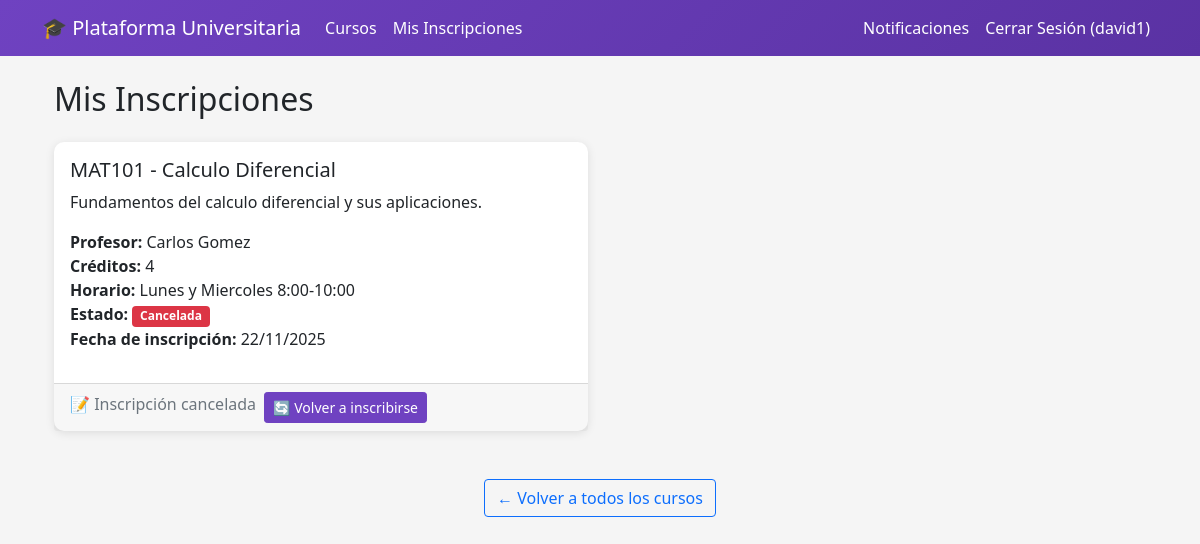
The page /my-enrollments/ (signed in) on the database its author committed.
### core/models.py (models this page shows, shortened)
class Enrollment(models.Model):
    STATUS_CHOICES = [
        ('pending', 'Pendiente'),
        ('confirmed', 'Confirmada'),
        ('cancelled', 'Cancelada'),
        ('completed', 'Completada'),
    ]
    student = models.ForeignKey(User, on_delete=models.CASCADE)
    course = models.ForeignKey(Course, on_delete=models.CASCADE)
    status = models.CharField(max_length=20, choices=STATUS_CHOICES, default='pending')
    created_at = models.DateTimeField(auto_now_add=True)
    updated_at = models.DateTimeField(auto_now=True)
    class Meta:
        unique_together = ['student', 'course']

class Course(models.Model):
    code = models.CharField(max_length=20, unique=True)
    name = models.CharField(max_length=200)
    credits = models.IntegerField()
    professor = models.ForeignKey(User, on_delete=models.CASCADE, limit_choices_to={'profile__role': 'professor'})
    schedule = models.CharField(max_length=100)
    capacity = models.IntegerField()
    available_spots = models.IntegerField()
    description = models.TextField(blank=True)
    is_active = models.BooleanField(default=True)
    created_at = models.DateTimeField(auto_now_add=True)
    updated_at = models.DateTimeField(auto_now=True)

### core/views.py (the view)
# urls.py: path('my-enrollments/', views.my_enrollments, name='my_enrollments'),
@login_required
def my_enrollments(request):
    if not hasattr(request.user, 'profile') or request.user.profile.role != 'student':
        messages.error(request, 'Solo los estudiantes pueden ver sus inscripciones.')
        return redirect('course_list')
    enrollments = Enrollment.objects.filter(student=request.user).select_related('course')
    context = {
        'enrollments': enrollments,
    }
    return render(request, 'core/my_enrollments.html', context)

### core/templates/core/my_enrollments.html (shortened to what this page needs)
{% extends 'core/base.html' %}
{% block content %}
<div class="container">
    <h2 class="mb-4">Mis Inscripciones</h2>
    {% if enrollments %}
    <div class="row">
        {% for enrollment in enrollments %}
        <div class="col-md-6 mb-4">
            <div class="card h-100">
                <div class="card-body">
                    <h5 class="card-title">{{ enrollment.course.code }} - {{ enrollment.course.name }}</h5>
                    <p class="card-text">{{ enrollment.course.description|truncatewords:15 }}</p>
                    <ul class="list-unstyled">
                        <li><strong>Profesor:</strong> {{ enrollment.course.professor.get_full_name }}</li>
                        <li><strong>Créditos:</strong> {{ enrollment.course.credits }}</li>
                        <li><strong>Horario:</strong> {{ enrollment.course.schedule }}</li>
                        <li><strong>Estado:</strong>
                            <span class="badge
                                {% if enrollment.status == 'confirmed' %}bg-success
                                {% elif enrollment.status == 'pending' %}bg-warning
                                {% else %}bg-danger{% endif %}">
                                {{ enrollment.get_status_display }}
                            </span>
                        </li>
                        <li><strong>Fecha de inscripción:</strong> {{ enrollment.created_at|date:"d/m/Y" }}</li>
                    </ul>
                </div>
                <div class="card-footer">
                    <div class="d-flex gap-2 flex-wrap">
                        {% if enrollment.status == 'pending' %}
                            <a href="{% url 'payment_page' enrollment.id %}" class="btn btn-success btn-sm">💳 Pagar</a>
                            <form method="post" action="{% url 'cancel_enrollment' enrollment.id %}" class="d-inline">
                                {% csrf_token %}
                                <button type="submit" class="btn btn-danger btn-sm"
                                        onclick="return confirm('¿Estás seguro de cancelar esta inscripción?')">
                                    ❌ Cancelar
                                </button>
                            </form>
                        {% else %}
                            <span class="text-muted">📝 Inscripción cancelada</span>
                            <a href="{% url 'course_detail' enrollment.course.id %}" class="btn btn-primary btn-sm">
                                🔄 Volver a inscribirse
                            </a>
                        {% endif %}
                    </div>
                </div>
            </div>
        </div>
        {% endfor %}
    </div>
    {% else %}
    <div class="alert alert-info text-center">
        <h4>📚 No tienes inscripciones</h4>
        <p class="mb-3">Explora nuestros cursos disponibles y realiza tu primera inscripción.</p>
        <a href="{% url 'course_list' %}" class="btn btn-primary btn-lg">Ver Cursos Disponibles</a>
    </div>
    {% endif %}
    <div class="mt-4 text-center">
        <a href="{% url 'course_list' %}" class="btn btn-outline-primary">
            ← Volver a todos los cursos
        </a>
    </div>
</div>
{% endblock %}

### core/templates/core/base.html (shortened to what this page needs)
<!DOCTYPE html>
<html lang="es">
<head>
    <link href="https://cdn.jsdelivr.net/npm/bootstrap@5.1.3/dist/css/bootstrap.min.css" rel="stylesheet">
</head>
<body>
    <nav class="navbar navbar-expand-lg navbar-dark">
        <div class="container">
            <a class="navbar-brand" href="{% url 'home' %}">
                🎓 Plataforma Universitaria
            </a>
            <div class="collapse navbar-collapse" id="navbarNav">
                <ul class="navbar-nav me-auto">
                    {% if user.is_authenticated %}
                        <li class="nav-item">
                            <a class="nav-link" href="{% url 'course_list' %}">Cursos</a>
                        </li>
                        {% if user.profile.role == 'student' %}
                        <li class="nav-item">
                            <a class="nav-link" href="{% url 'my_enrollments' %}">Mis Inscripciones</a>
                        </li>
                        {% endif %}
                    {% endif %}
                </ul>
                <ul class="navbar-nav">
                    {% if user.is_authenticated %}
                        <li class="nav-item">
                            <a class="nav-link" href="{% url 'notifications' %}">Notificaciones</a>
                        </li>
                        <li class="nav-item">
                            <a class="nav-link" href="{% url 'logout' %}">Cerrar Sesión ({{ user.username }})</a>
                        </li>
                    {% endif %}
                </ul>
            </div>
        </div>
    </nav>
    <main class="container my-4">
        {% block content %}
        {% endblock %}
    </main>
</body>
</html>

### core/templates/core/base.html (style rules this page uses)
:root { --primary-color: #6f42c1; --primary-dark: #5a32a3; }
body { background-color: #f5f5f5; font-family: 'Segoe UI', Tahoma, Geneva, Verdana, sans-serif; }
.navbar { background: linear-gradient(135deg, var(--primary-color), var(--primary-dark)); }
.navbar-brand, .nav-link { color: white !important; }
.btn-primary { background-color: var(--primary-color); border-color: var(--primary-color); }
.card { border: none; box-shadow: 0 2px 10px rgba(0,0,0,0.1); border-radius: 10px; }

### rows shown on the page
Enrollment: course.code "MAT101", course.name "Calculo Diferencial", course.description "Fundamentos del calculo diferencial y sus aplicaciones.", course.professor.get_full_name "Carlos Gomez", course.credits "4", course.schedule "Lunes y Miercoles 8:00-10:00", status "Cancelada", created_at "22/11/2025", shows "📝 Inscripción cancelada"

### other values the page prints
{{ user.username }} "david1"
